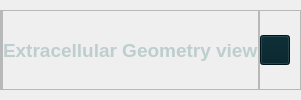
        <widget class="QWidget" name="Tetrode_Header_widget" native="true">
         <layout class="QHBoxLayout" name="horizontalLayout_10">
          <property name="spacing">
           <number>0</number>
          </property>
          <property name="leftMargin">
           <number>0</number>
          </property>
          <property name="topMargin">
           <number>10</number>
          </property>
          <property name="rightMargin">
           <number>0</number>
          </property>
          <property name="bottomMargin">
           <number>10</number>
          </property>
          <item>
           <widget class="QFrame" name="Tetrode_Header_empty_frame">
            <property name="frameShape">
             <enum>QFrame::Shape::StyledPanel</enum>
            </property>
            <property name="frameShadow">
             <enum>QFrame::Shadow::Raised</enum>
            </property>
            <layout class="QVBoxLayout" name="verticalLayout_6">
             <property name="spacing">
              <number>0</number>
             </property>
             <property name="leftMargin">
              <number>0</number>
             </property>
             <property name="topMargin">
              <number>0</number>
             </property>
             <property name="rightMargin">
              <number>0</number>
             </property>
             <property name="bottomMargin">
              <number>0</number>
             </property>
            </layout>
           </widget>
          </item>
          <item alignment="Qt::AlignmentFlag::AlignHCenter">
           <widget class="QFrame" name="Tetrode_Header_label_frame">
            <property name="frameShape">
             <enum>QFrame::Shape::StyledPanel</enum>
            </property>
            <property name="frameShadow">
             <enum>QFrame::Shadow::Raised</enum>
            </property>
            <layout class="QVBoxLayout" name="verticalLayout_23">
             <property name="leftMargin">
              <number>0</number>
             </property>
             <property name="topMargin">
              <number>0</number>
             </property>
             <property name="rightMargin">
              <number>0</number>
             </property>
             <property name="bottomMargin">
              <number>0</number>
             </property>
             <item>
              <widget class="QLabel" name="Tetrode_Header_label">
               <property name="font">
                <font>
                 <pointsize>14</pointsize>
                 <bold>true</bold>
                </font>
               </property>
               <property name="styleSheet">
                <string notr="true">color: rgb(190, 205, 205);</string>
               </property>
               <property name="text">
                <string>Extracellular Geometry view</string>
               </property>
              </widget>
             </item>
            </layout>
           </widget>
          </item>
          <item alignment="Qt::AlignmentFlag::AlignRight">
           <widget class="QFrame" name="Tetrode_Close_pushButton_frame">
            <property name="frameShape">
             <enum>QFrame::Shape::StyledPanel</enum>
            </property>
            <property name="frameShadow">
             <enum>QFrame::Shadow::Raised</enum>
            </property>
            <layout class="QHBoxLayout" name="horizontalLayout_15">
             <property name="spacing">
              <number>0</number>
             </property>
             <property name="leftMargin">
              <number>0</number>
             </property>
             <property name="topMargin">
              <number>0</number>
             </property>
             <property name="rightMargin">
              <number>10</number>
             </property>
             <property name="bottomMargin">
              <number>0</number>
             </property>
             <item>
              <widget class="QPushButton" name="Tetrode_Close_pushButton">
               <property name="minimumSize">
                <size>
                 <width>30</width>
                 <height>30</height>
                </size>
               </property>
               <property name="maximumSize">
                <size>
                 <width>30</width>
                 <height>16777215</height>
                </size>
               </property>
               <property name="styleSheet">
                <string notr="true">background-color: rgb(0, 30, 38);</string>
               </property>
               <property name="text">
                <string/>
               </property>
               <property name="icon">
                <iconset resource="../../../resources.qrc">
                 <normaloff>:/resources/resources/Exit.png</normaloff>:/resources/resources/Exit.png</iconset>
               </property>
               <property name="iconSize">
                <size>
                 <width>24</width>
                 <height>24</height>
                </size>
               </property>
              </widget>
             </item>
            </layout>
           </widget>
          </item>
         </layout>
        </widget>
